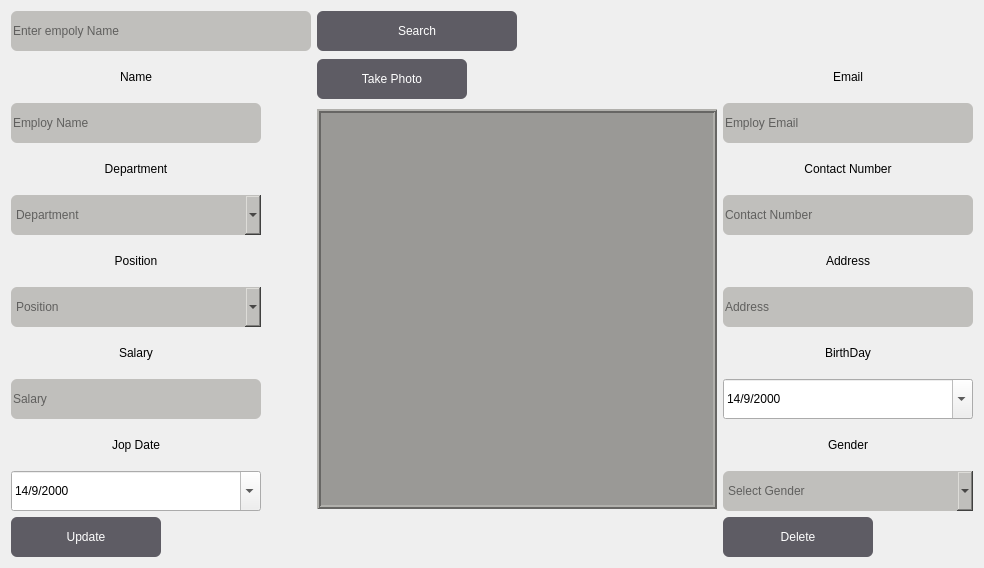
          <widget class="QWidget" name="tab_11">
           <attribute name="title">
            <string>Update or Delete</string>
           </attribute>
           <layout class="QGridLayout" name="gridLayout_9">
            <item row="2" column="3" rowspan="2">
             <layout class="QVBoxLayout" name="verticalLayout_5">
              <item>
               <widget class="QLabel" name="label_27">
                <property name="minimumSize">
                 <size>
                  <width>250</width>
                  <height>40</height>
                 </size>
                </property>
                <property name="maximumSize">
                 <size>
                  <width>250</width>
                  <height>40</height>
                 </size>
                </property>
                <property name="text">
                 <string>Email</string>
                </property>
                <property name="alignment">
                 <set>Qt::AlignCenter</set>
                </property>
               </widget>
              </item>
              <item>
               <widget class="QLineEdit" name="lineEdit_12">
                <property name="minimumSize">
                 <size>
                  <width>250</width>
                  <height>40</height>
                 </size>
                </property>
                <property name="maximumSize">
                 <size>
                  <width>250</width>
                  <height>40</height>
                 </size>
                </property>
                <property name="styleSheet">
                 <string notr="true">background-color: rgb(192, 191, 188);border-radius:6px;color:black;</string>
                </property>
                <property name="placeholderText">
                 <string>Employ Email</string>
                </property>
               </widget>
              </item>
              <item>
               <widget class="QLabel" name="label_19">
                <property name="minimumSize">
                 <size>
                  <width>250</width>
                  <height>40</height>
                 </size>
                </property>
                <property name="maximumSize">
                 <size>
                  <width>250</width>
                  <height>40</height>
                 </size>
                </property>
                <property name="text">
                 <string>Contact Number</string>
                </property>
                <property name="alignment">
                 <set>Qt::AlignCenter</set>
                </property>
               </widget>
              </item>
              <item>
               <widget class="QLineEdit" name="lineEdit_10">
                <property name="minimumSize">
                 <size>
                  <width>250</width>
                  <height>40</height>
                 </size>
                </property>
                <property name="maximumSize">
                 <size>
                  <width>250</width>
                  <height>40</height>
                 </size>
                </property>
                <property name="styleSheet">
                 <string notr="true">background-color: rgb(192, 191, 188);border-radius:6px;color:black;</string>
                </property>
                <property name="placeholderText">
                 <string>Contact Number</string>
                </property>
               </widget>
              </item>
              <item>
               <widget class="QLabel" name="label_17">
                <property name="minimumSize">
                 <size>
                  <width>250</width>
                  <height>40</height>
                 </size>
                </property>
                <property name="maximumSize">
                 <size>
                  <width>250</width>
                  <height>40</height>
                 </size>
                </property>
                <property name="text">
                 <string>Address</string>
                </property>
                <property name="alignment">
                 <set>Qt::AlignCenter</set>
                </property>
               </widget>
              </item>
              <item>
               <widget class="QLineEdit" name="lineEdit_8">
                <property name="minimumSize">
                 <size>
                  <width>250</width>
                  <height>40</height>
                 </size>
                </property>
                <property name="maximumSize">
                 <size>
                  <width>250</width>
                  <height>40</height>
                 </size>
                </property>
                <property name="styleSheet">
                 <string notr="true">background-color: rgb(192, 191, 188);border-radius:6px;color:black;</string>
                </property>
                <property name="placeholderText">
                 <string>Address</string>
                </property>
               </widget>
              </item>
              <item>
               <widget class="QLabel" name="label_15">
                <property name="minimumSize">
                 <size>
                  <width>250</width>
                  <height>40</height>
                 </size>
                </property>
                <property name="maximumSize">
                 <size>
                  <width>250</width>
                  <height>40</height>
                 </size>
                </property>
                <property name="text">
                 <string>BirthDay</string>
                </property>
                <property name="alignment">
                 <set>Qt::AlignCenter</set>
                </property>
               </widget>
              </item>
              <item>
               <widget class="QDateEdit" name="dateEdit_4">
                <property name="minimumSize">
                 <size>
                  <width>77</width>
                  <height>40</height>
                 </size>
                </property>
                <property name="maximumSize">
                 <size>
                  <width>250</width>
                  <height>40</height>
                 </size>
                </property>
                <property name="minimumDate">
                 <date>
                  <year>2000</year>
                  <month>9</month>
                  <day>14</day>
                 </date>
                </property>
                <property name="displayFormat">
                 <string>d/M/yyyy</string>
                </property>
                <property name="calendarPopup">
                 <bool>true</bool>
                </property>
               </widget>
              </item>
              <item>
               <widget class="QLabel" name="label_28">
                <property name="minimumSize">
                 <size>
                  <width>250</width>
                  <height>40</height>
                 </size>
                </property>
                <property name="maximumSize">
                 <size>
                  <width>250</width>
                  <height>40</height>
                 </size>
                </property>
                <property name="text">
                 <string>Gender</string>
                </property>
                <property name="alignment">
                 <set>Qt::AlignCenter</set>
                </property>
               </widget>
              </item>
              <item>
               <widget class="QComboBox" name="comboBox_6">
                <property name="minimumSize">
                 <size>
                  <width>81</width>
                  <height>40</height>
                 </size>
                </property>
                <property name="maximumSize">
                 <size>
                  <width>250</width>
                  <height>40</height>
                 </size>
                </property>
                <property name="styleSheet">
                 <string notr="true">background-color: rgb(192, 191, 188);border-radius:6px;color:black;</string>
                </property>
                <property name="currentIndex">
                 <number>-1</number>
                </property>
                <property name="maxVisibleItems">
                 <number>20</number>
                </property>
                <property name="placeholderText">
                 <string>Select Gender</string>
                </property>
               </widget>
              </item>
             </layout>
            </item>
            <item row="2" column="2">
             <widget class="QPushButton" name="pushButton_10">
              <property name="minimumSize">
               <size>
                <width>150</width>
                <height>40</height>
               </size>
              </property>
              <property name="maximumSize">
               <size>
                <width>150</width>
                <height>40</height>
               </size>
              </property>
              <property name="styleSheet">
               <string notr="true">background-color: rgb(94, 92, 100);color:white;border-radius:6px;</string>
              </property>
              <property name="text">
               <string>Take Photo</string>
              </property>
             </widget>
            </item>
            <item row="0" column="1">
             <widget class="QLineEdit" name="lineEdit_2">
              <property name="minimumSize">
               <size>
                <width>300</width>
                <height>40</height>
               </size>
              </property>
              <property name="maximumSize">
               <size>
                <width>300</width>
                <height>40</height>
               </size>
              </property>
              <property name="styleSheet">
               <string notr="true">background-color: rgb(192, 191, 188);border-radius:6px;color:black;</string>
              </property>
              <property name="placeholderText">
               <string>Enter empoly Name</string>
              </property>
             </widget>
            </item>
            <item row="2" column="1" rowspan="2">
             <layout class="QVBoxLayout" name="verticalLayout_4">
              <property name="rightMargin">
               <number>0</number>
              </property>
              <item>
               <widget class="QLabel" name="label_14">
                <property name="minimumSize">
                 <size>
                  <width>250</width>
                  <height>40</height>
                 </size>
                </property>
                <property name="maximumSize">
                 <size>
                  <width>250</width>
                  <height>40</height>
                 </size>
                </property>
                <property name="text">
                 <string>Name</string>
                </property>
                <property name="alignment">
                 <set>Qt::AlignCenter</set>
                </property>
               </widget>
              </item>
              <item>
               <widget class="QLineEdit" name="lineEdit_11">
                <property name="minimumSize">
                 <size>
                  <width>250</width>
                  <height>40</height>
                 </size>
                </property>
                <property name="maximumSize">
                 <size>
                  <width>250</width>
                  <height>40</height>
                 </size>
                </property>
                <property name="styleSheet">
                 <string notr="true">background-color: rgb(192, 191, 188);border-radius:6px;color:black;</string>
                </property>
                <property name="placeholderText">
                 <string>Employ Name</string>
                </property>
               </widget>
              </item>
              <item>
               <widget class="QLabel" name="label_8">
                <property name="minimumSize">
                 <size>
                  <width>250</width>
                  <height>40</height>
                 </size>
                </property>
                <property name="maximumSize">
                 <size>
                  <width>250</width>
                  <height>40</height>
                 </size>
                </property>
                <property name="text">
                 <string>Department</string>
                </property>
                <property name="alignment">
                 <set>Qt::AlignCenter</set>
                </property>
               </widget>
              </item>
              <item>
               <widget class="QComboBox" name="comboBox_4">
                <property name="minimumSize">
                 <size>
                  <width>81</width>
                  <height>40</height>
                 </size>
                </property>
                <property name="maximumSize">
                 <size>
                  <width>250</width>
                  <height>40</height>
                 </size>
                </property>
                <property name="styleSheet">
                 <string notr="true">background-color: rgb(192, 191, 188);border-radius:6px;color:black;</string>
                </property>
                <property name="placeholderText">
                 <string>Department</string>
                </property>
               </widget>
              </item>
              <item>
               <widget class="QLabel" name="label_16">
                <property name="minimumSize">
                 <size>
                  <width>250</width>
                  <height>40</height>
                 </size>
                </property>
                <property name="maximumSize">
                 <size>
                  <width>250</width>
                  <height>40</height>
                 </size>
                </property>
                <property name="text">
                 <string>Position</string>
                </property>
                <property name="alignment">
                 <set>Qt::AlignCenter</set>
                </property>
               </widget>
              </item>
              <item>
               <widget class="QComboBox" name="comboBox_3">
                <property name="minimumSize">
                 <size>
                  <width>81</width>
                  <height>40</height>
                 </size>
                </property>
                <property name="maximumSize">
                 <size>
                  <width>250</width>
                  <height>40</height>
                 </size>
                </property>
                <property name="styleSheet">
                 <string notr="true">background-color: rgb(192, 191, 188);border-radius:6px;color:black;</string>
                </property>
                <property name="placeholderText">
                 <string>Position</string>
                </property>
               </widget>
              </item>
              <item>
               <widget class="QLabel" name="label_13">
                <property name="minimumSize">
                 <size>
                  <width>250</width>
                  <height>40</height>
                 </size>
                </property>
                <property name="maximumSize">
                 <size>
                  <width>250</width>
                  <height>40</height>
                 </size>
                </property>
                <property name="text">
                 <string>Salary</string>
                </property>
                <property name="alignment">
                 <set>Qt::AlignCenter</set>
                </property>
               </widget>
              </item>
              <item>
               <widget class="QLineEdit" name="lineEdit_9">
                <property name="minimumSize">
                 <size>
                  <width>250</width>
                  <height>40</height>
                 </size>
                </property>
                <property name="maximumSize">
                 <size>
                  <width>250</width>
                  <height>40</height>
                 </size>
                </property>
                <property name="styleSheet">
                 <string notr="true">background-color: rgb(192, 191, 188);border-radius:6px;color:black;</string>
                </property>
                <property name="placeholderText">
                 <string>Salary</string>
                </property>
               </widget>
              </item>
              <item>
               <widget class="QLabel" name="label_7">
                <property name="minimumSize">
                 <size>
                  <width>250</width>
                  <height>40</height>
                 </size>
                </property>
                <property name="maximumSize">
                 <size>
                  <width>250</width>
                  <height>40</height>
                 </size>
                </property>
                <property name="text">
                 <string>Jop Date</string>
                </property>
                <property name="alignment">
                 <set>Qt::AlignCenter</set>
                </property>
               </widget>
              </item>
              <item>
               <widget class="QDateEdit" name="dateEdit_3">
                <property name="minimumSize">
                 <size>
                  <width>77</width>
                  <height>40</height>
                 </size>
                </property>
                <property name="maximumSize">
                 <size>
                  <width>250</width>
                  <height>40</height>
                 </size>
                </property>
                <property name="minimumDate">
                 <date>
                  <year>2000</year>
                  <month>9</month>
                  <day>14</day>
                 </date>
                </property>
                <property name="displayFormat">
                 <string>d/M/yyyy</string>
                </property>
                <property name="calendarPopup">
                 <bool>true</bool>
                </property>
               </widget>
              </item>
             </layout>
            </item>
            <item row="3" column="2">
             <widget class="QLabel" name="label_18">
              <property name="minimumSize">
               <size>
                <width>400</width>
                <height>400</height>
               </size>
              </property>
              <property name="maximumSize">
               <size>
                <width>400</width>
                <height>400</height>
               </size>
              </property>
              <property name="styleSheet">
               <string notr="true">background-color: rgb(154, 153, 150);</string>
              </property>
              <property name="frameShape">
               <enum>QFrame::Box</enum>
              </property>
              <property name="frameShadow">
               <enum>QFrame::Raised</enum>
              </property>
              <property name="lineWidth">
               <number>2</number>
              </property>
              <property name="text">
               <string/>
              </property>
             </widget>
            </item>
            <item row="4" column="1">
             <widget class="QPushButton" name="pushButton_14">
              <property name="minimumSize">
               <size>
                <width>150</width>
                <height>40</height>
               </size>
              </property>
              <property name="maximumSize">
               <size>
                <width>150</width>
                <height>40</height>
               </size>
              </property>
              <property name="styleSheet">
               <string notr="true">background-color: rgb(94, 92, 100);color:white;border-radius:6px;</string>
              </property>
              <property name="text">
               <string>Update</string>
              </property>
             </widget>
            </item>
            <item row="4" column="3">
             <widget class="QPushButton" name="pushButton_11">
              <property name="minimumSize">
               <size>
                <width>150</width>
                <height>40</height>
               </size>
              </property>
              <property name="maximumSize">
               <size>
                <width>150</width>
                <height>40</height>
               </size>
              </property>
              <property name="styleSheet">
               <string notr="true">background-color: rgb(94, 92, 100);color:white;border-radius:6px;</string>
              </property>
              <property name="text">
               <string>Delete</string>
              </property>
             </widget>
            </item>
            <item row="0" column="2">
             <widget class="QPushButton" name="pushButton_8">
              <property name="minimumSize">
               <size>
                <width>200</width>
                <height>40</height>
               </size>
              </property>
              <property name="maximumSize">
               <size>
                <width>200</width>
                <height>40</height>
               </size>
              </property>
              <property name="styleSheet">
               <string notr="true">background-color: rgb(94, 92, 100);color:white;border-radius:6px;</string>
              </property>
              <property name="text">
               <string>Search</string>
              </property>
             </widget>
            </item>
           </layout>
          </widget>
